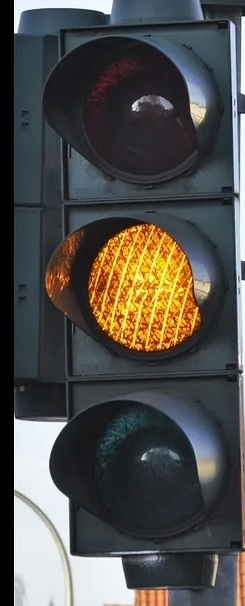
#> input picture 1.jpg, 245 x 606 px
$ python lesson_1.py
#> lines starting #> are read from the running program, lines starting #| are printed output that depends on the picture; after the words box and inside, x2 and y2 are one past the last pixel; in counts of white or black regions, pixels touching at a corner belong together
import cv2
import numpy
#
# img = cv2.imread("C:/Users/Wee66_/Documents/GitHub/Syomin_2020/maxresdefault.jpg")  # ввод картинки в программу
#
# img = cv2.resize(img, (img.shape[1] // 2, img.shape[0] // 2))  # пропорциоальное сжатие
# # img = cv2.GaussianBlur(img, (9, 9), 0)  # размытие картинки
# # img[0:100, 0:150]  # обрезание картинки
# img = cv2.cvtColor(img, cv2.COLOR_BGR2GRAY)  # перевод картинки в серо-белый формат
#
# # img = cv2.Canny(img, 320, 320)  # бинарный формат картинки, работает идеально в связке с переводом картинки в серо-белый формат
# # kernal = np.ones((5, 5), np.uint8)  # параметр обводки
# # img = cv2.dilate(img, kernal, iterations=1)  # метод обводки, где iterations это количество обводки, работает c бинарными изображениями
# # img = cv2.erode(img, kernal, iterations=1)  # уменьшение обводки
#
# cv2.imshow("img", img)  # показ картинки
# cv2.waitKey(0)  # время показа картинки, 0  по умолчанию будет показывать картинку бесконечно


i = 1

img = cv2.imread(str(i) + ".jpg")
#> img is the input picture: shape (606, 245, 3); mean B, G, R 75.7, 78.5, 79.8
cv2.namedWindow("out_window")

height, width = img.shape[:2]
#> height = 606; width = 245
edge = 10

low_blue = numpy.array((90, 20, 20), numpy.uint8)
high_blue = numpy.array((150, 255, 255), numpy.uint8)

img_hsv = cv2.cvtColor(img, cv2.COLOR_BGR2HSV)
#> img_hsv: shape (606, 245, 3); mean H, S, V 93.8, 68.2, 90.6
mask_blue = cv2.inRange(img_hsv, low_blue, high_blue)
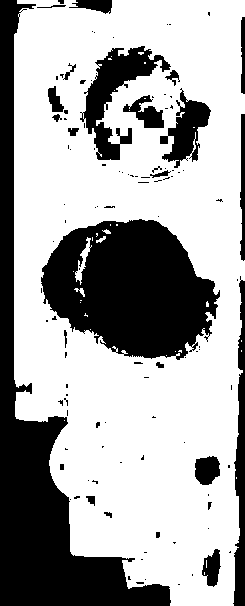
#> mask_blue: shape (606, 245); 65.6% white; 114 black regions (87 under 20 px), largest, box (x1, y1, x2, y2) and area: (0, 0, 171, 606) 21829, (41, 219, 220, 360) 17407, (80, 46, 171, 160) 3508

result = cv2.bitwise_and(img_hsv, img_hsv, mask=mask_blue)
#> result: shape (606, 245, 3); mean H, S, V 70.7, 37.1, 43.7
result = cv2.cvtColor(result, cv2.COLOR_HSV2BGR)
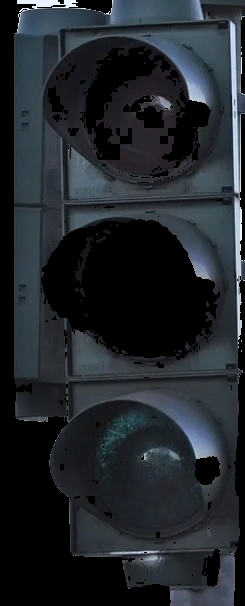
#> result: shape (606, 245, 3); mean B, G, R 43.7, 38.4, 33.6

moments = cv2.moments(mask_blue, 1)
#> moments = moments, m00 97402, centre m10/m00, m01/m00 = (133.8, 283.7)

dM01 = moments['m01']
#> dM01 = 27634278
dM10 = moments['m10']
#> dM10 = 13034633
dArea = moments['m00']
#> dArea = 97402

x = 0

if dArea > 150:
    x = int(dM10 / dArea)
#> x = 133
    y = int(dM01 / dArea)
#> y = 283
    cv2.circle(img, (x, y), 10, (255, 0, 0), -1)

if (x>(width/2+edge)) and x != 0:
    cv2.rectangle(img, (0, 0), (30, height), (0, 255, 0), -1)
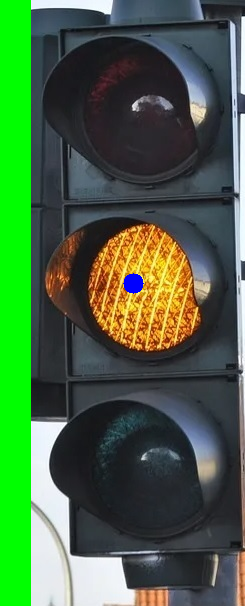
#> img: shape (606, 245, 3); mean B, G, R 67.3, 102.1, 71.7
if (x<(width/2-edge)) and x != 0:
    cv2.rectangle(img, (width-30, 0), (width, height), (0, 255, 0), -1)

cv2.imshow("img", img)
cv2.waitKey(0)

$ run again, with 2.jpg copied over 1.jpg
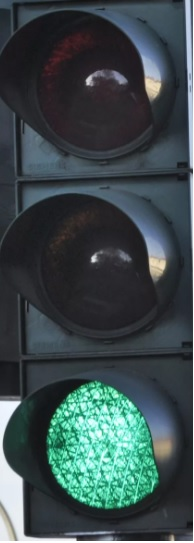
#> input picture 2.jpg, 194 x 543 px
#> img is the input picture: shape (543, 194, 3); mean B, G, R 76.2, 74.4, 59.1
#> img_hsv: shape (543, 194, 3); mean H, S, V 107.5, 58.8, 80.4
#> `mask_blue = cv2.inRange(img_hsv, low_blue, high_blue)`:
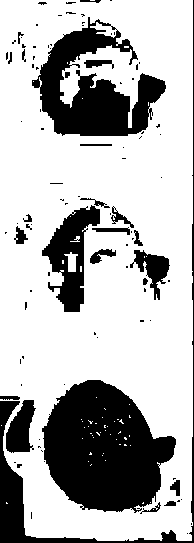
#> mask_blue: shape (543, 194); 71.7% white; 99 black regions (74 under 20 px), largest, box (x1, y1, x2, y2) and area: (42, 380, 176, 513) 12207, (32, 17, 166, 136) 7426, (0, 0, 194, 543) 3661
#> moments = moments, m00 75558, centre m10/m00, m01/m00 = (98.74, 250.5)
#> dM01 = 18924828
#> dM10 = 7460378
#> dArea = 75558
#> x = 98
#> y = 250
#> `cv2.circle(img, (x, y), 10, (255, 0, 0), -1)`:
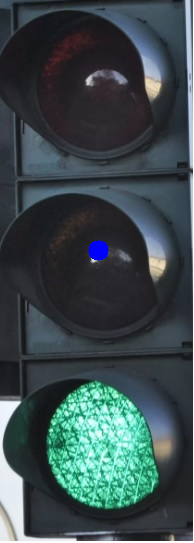
#> img: shape (543, 194, 3); 0.3% of pixels changed, all inside (x1, y1, x2, y2) = (88, 240, 109, 261)

$ run again, with 3.jpg copied over 1.jpg
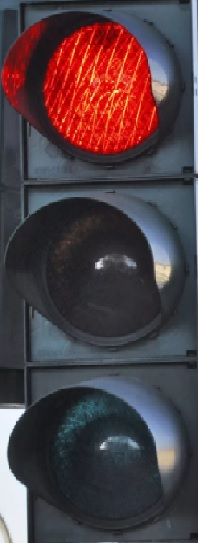
#> input picture 3.jpg, 198 x 543 px
#> img is the input picture: shape (543, 198, 3); mean B, G, R 68.3, 62.6, 78.8
#> img_hsv: shape (543, 198, 3); mean H, S, V 101.3, 72.3, 90.9
#> `mask_blue = cv2.inRange(img_hsv, low_blue, high_blue)`:
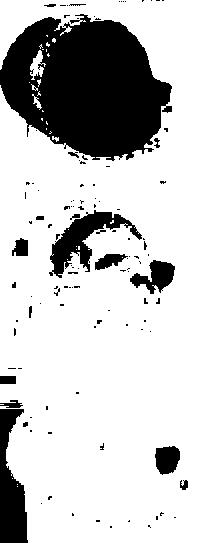
#> mask_blue: shape (543, 198); 77% white; 115 black regions (95 under 20 px), largest, box (x1, y1, x2, y2) and area: (0, 14, 172, 161) 17293, (0, 409, 28, 543) 2402, (49, 210, 142, 278) 2057
#> moments = moments, m00 82782, centre m10/m00, m01/m00 = (103.5, 302.6)
#> dM01 = 25047399
#> dM10 = 8568974
#> dArea = 82782
#> x = 103
#> y = 302
#> `cv2.circle(img, (x, y), 10, (255, 0, 0), -1)`:
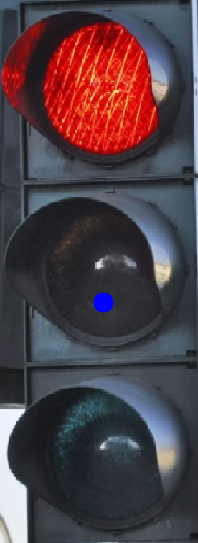
#> img: shape (543, 198, 3); 0.29% of pixels changed, all inside (x1, y1, x2, y2) = (93, 292, 114, 313)
